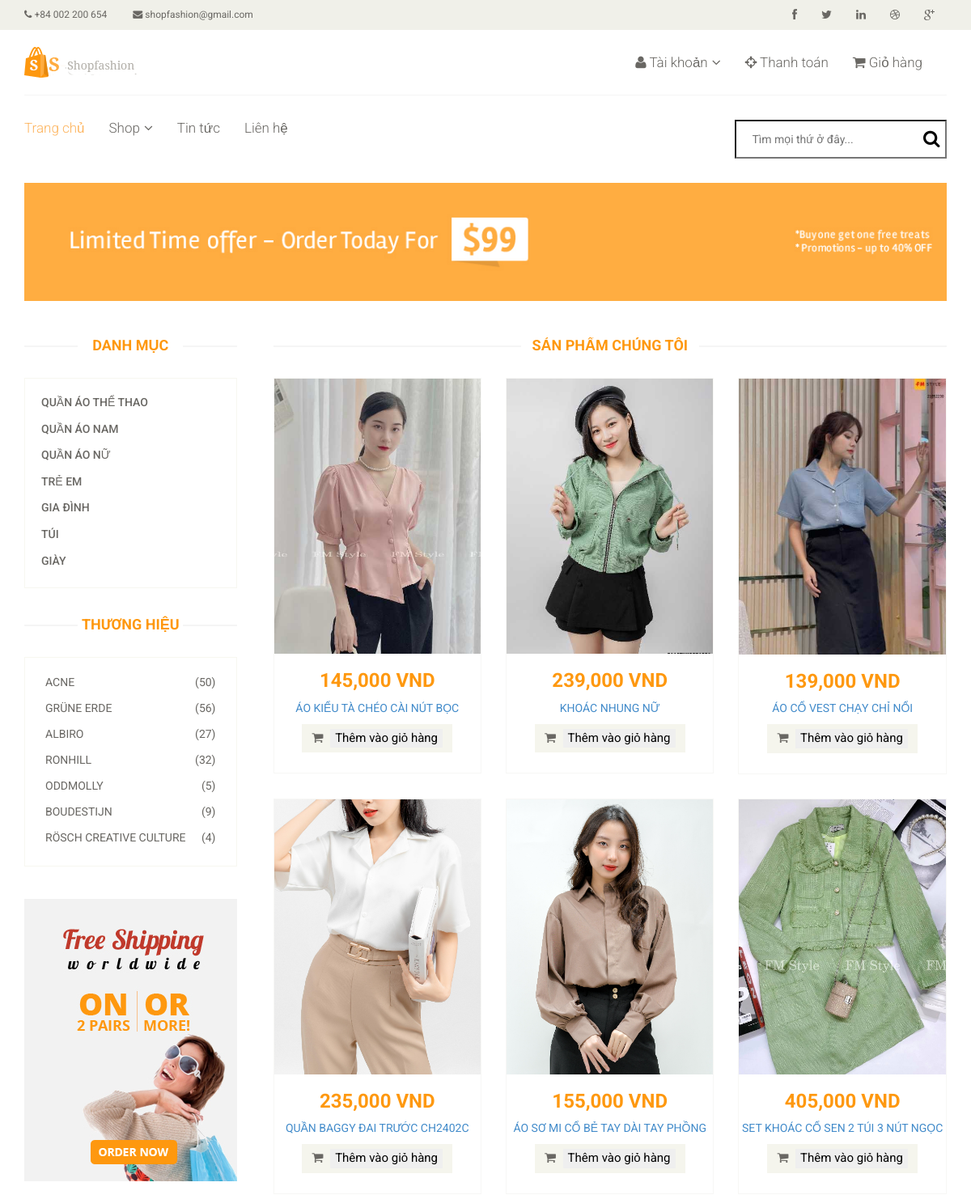
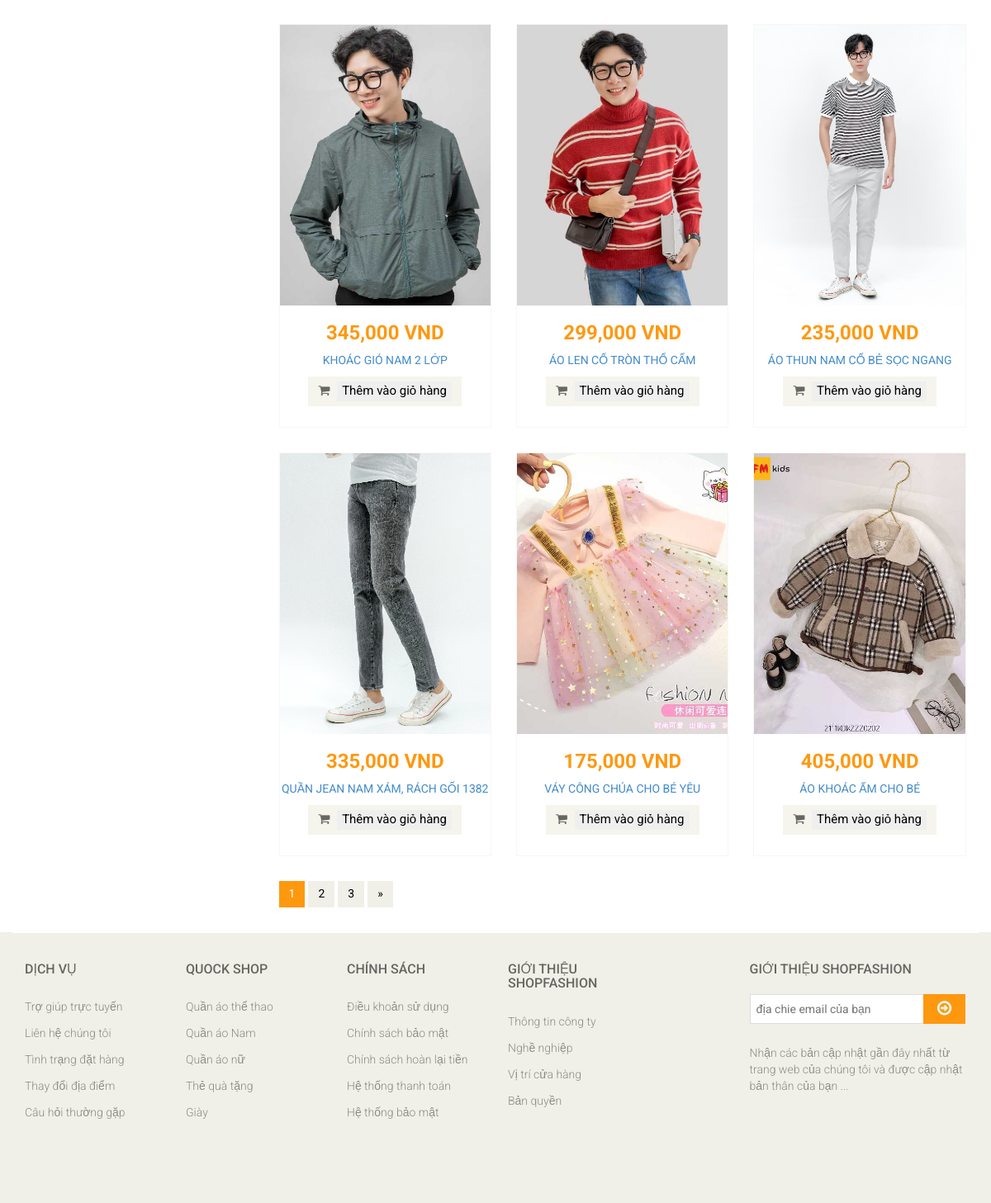
Screenshot of /index.php?act=shop with the database file from the repository (2 pictures, top to bottom).
### tables this page shows
CREATE TABLE `product` (
  `id` int(11) NOT NULL,
  `category_id` int(11) DEFAULT NULL,
  `title` varchar(250) DEFAULT NULL,
  `price` int(11) DEFAULT NULL,
  `discount` int(11) DEFAULT NULL,
  `img` varchar(500) DEFAULT NULL,
  `mota` longtext DEFAULT NULL,
  `created_at` varchar(50) DEFAULT NULL,
  `updated_at` varchar(50) DEFAULT NULL
);

### model/pdo.php (called while the page is built, shortened)
<?php
function pdo_get_connection(){
    $dburl = "mysql:host=localhost;dbname=webbanhang;charset=utf8";
    $username = 'root';
    $password = '';
    $conn = new PDO($dburl, $username, $password);
    $conn->setAttribute(PDO::ATTR_ERRMODE, PDO::ERRMODE_EXCEPTION);
    return $conn;
}
function pdo_query($sql){
    $sql_args = array_slice(func_get_args(), 1);
    try{
        $conn = pdo_get_connection();
        $stmt = $conn->prepare($sql);
        $stmt->execute($sql_args);
        $rows = $stmt->fetchAll();
        return $rows;
    }
    catch(PDOException $e){
        throw $e;
    }
    finally{
        unset($conn);
    }
}

### model/sanpham.php (called while the page is built, shortened)
<?php
 function loadall_sanpham_home(){
     $sql="select * from product where 1 order by id desc limit 0,9 ";
     $listsp=pdo_query($sql);
     return $listsp;
 }
function loadall_sanpham(){
    $sql="select * from product ";
    $listsp=pdo_query($sql);
    return $listsp;
}
?>

### model/global.php (called while the page is built)
<?php
    $img_path = 'upload/';
?>

### view/shop.php (the view, shortened to what this page needs)
<section id="advertisement">
	<div class="container">
		<img src="images/shop/advertisement.jpg" alt="" />
	</div>
</section>
<section>
	<div class="container">
		<div class="row">
			<div class="col-sm-3">
				<div class="left-sidebar">
					<h2>Danh mục</h2>
					<div class="panel-group category-products" id="accordian">
                           <div class="panel panel-default">
                               <div class="panel-heading">
                                   <h4 class="panel-title"><a href="#">Quần áo thể thao</a></h4>
                               </div>
                           </div>
                           <div class="panel panel-default">
                               <div class="panel-heading">
                                   <h4 class="panel-title"><a href="#">Quần áo nam</a></h4>
                               </div>
                           </div>
                           <div class="panel panel-default">
                               <div class="panel-heading">
                                   <h4 class="panel-title"><a href="#">Quần áo nữ</a></h4>
                               </div>
                           </div>
                           <div class="panel panel-default">
                               <div class="panel-heading">
                                   <h4 class="panel-title"><a href="#">Trẻ em</a></h4>
                               </div>
                           </div>
                           <div class="panel panel-default">
                               <div class="panel-heading">
                                   <h4 class="panel-title"><a href="#">Gia đình</a></h4>
                               </div>
                           </div>
                           <div class="panel panel-default">
                               <div class="panel-heading">
                                   <h4 class="panel-title"><a href="#">Túi</a></h4>
                               </div>
                           </div>
                           <div class="panel panel-default">
                               <div class="panel-heading">
                                   <h4 class="panel-title"><a href="#">Giày </a></h4>
                               </div>
                           </div>
                       </div>
					<div class="brands_products">
						<h2>Thương hiệu</h2>
						<div class="brands-name">
							<ul class="nav nav-pills nav-stacked">
								<li><a href=""> <span class="pull-right">(50)</span>Acne</a></li>
								<li><a href=""> <span class="pull-right">(56)</span>Grüne Erde</a></li>
								<li><a href=""> <span class="pull-right">(27)</span>Albiro</a></li>
								<li><a href=""> <span class="pull-right">(32)</span>Ronhill</a></li>
								<li><a href=""> <span class="pull-right">(5)</span>Oddmolly</a></li>
								<li><a href=""> <span class="pull-right">(9)</span>Boudestijn</a></li>
								<li><a href=""> <span class="pull-right">(4)</span>Rösch creative culture</a></li>
							</ul>
						</div>
					</div>
					<div class="shipping text-center">
						<img src="images/home/shipping.jpg" alt="" />
					</div>
				</div>
			</div>
			<div class="col-sm-9 padding-right">
			<div class="features_items">
                       <h2 class="title text-center">Sản phẩm  chúng tôi</h2>
                       <?php
                           foreach ($spnew as $shopsanpham) {
                               extract($shopsanpham);
                               $hinh=$img_path.$img;
                               $linksp='index.php?act=sanphamct&id='.$id;
                       ?>
                       <div class="col-sm-4">
                           <div class="product-image-wrapper">
                               <div class="single-products">
                                   <div class="productinfo text-center">
                                       <img src="<?php echo $hinh?>" alt="">
                                       <h2><?php echo number_format("$price").""?> VND</h2>
                                       <p><a href="<?php echo $linksp?>"><?php echo $title?></a></p>
                                       <?php
                                           echo '
                                           <form action="index.php?act=addcart" method="post">
                                               <input type="hidden"  name="id" value="'.$id.'">
                                               <input type="hidden" name="tensp" value="'.$title.'">
                                               <input type="hidden" name="img" value="'.$img.'">
                                               <input type="hidden" name="giasp" value="'.$price.'">
                                               <a href="#" class="btn btn-default add-to-cart">
                                                   <i class="fa fa-shopping-cart"></i>
                                                   <input style="border-style: hidden;" type="submit" name="addcart"  value="Thêm vào giỏ hàng">
                                               </a>
                                           </form>
                                           ';
                                       ?>
                                   </div>
                               </div>
                           </div>
                       </div>
                       <?php
                            }
                       ?>
                   </div>
				<ul class="pagination">
						<li class="active"><a href="">1</a></li>
						<li><a href="">2</a></li>
						<li><a href="">3</a></li>
						<li><a href="">&raquo;</a></li>
					</ul>
			</div>
		</div>
	</div>
</section>

### css/main.css (style rules this page uses)
body { font-family: 'Roboto', sans-serif; position: relative; font-weight: 400px; color: #000; }
ul li { list-style: none; }
a { -webkit-transition: 300ms; -moz-transition: 300ms; -o-transition: 300ms; transition: 300ms; }
h1, h2, h3, h4, h5, h6 { font-family: 'Roboto', sans-serif; }
.category-products { border: 1px solid #F7F7F0; margin-bottom: 35px; padding-bottom: 20px; padding-top: 15px; }
.left-sidebar h2, .brands_products h2 { color: #FE980F; font-family: 'Roboto', sans-serif; font-size: 18px; font-weight: 700; margin: 0 auto 30px; text-align: center; text-transform: uppercase; position: relative; z-index: 3; }
.left-sidebar h2:after, h2.title:after { content: " "; position: absolute; border: 1px solid #f5f5f5; bottom: 8px; left: 0; width: 100%; height: 0; z-index: -2; }
.left-sidebar h2:before { content: " "; position: absolute; background: #fff; bottom: -6px; width: 130px; height: 30px; z-index: -1; left: 50%; margin-left: -65px; }
h2.title:before { content: " "; position: absolute; background: #fff; bottom: -6px; width: 220px; height: 30px; z-index: -1; left: 50%; margin-left: -110px; }
.category-products .panel { background-color: #FFFFFF; border: 0px; border-radius: 0px; box-shadow: none; margin-bottom: 0px; }
.category-products .panel-default .panel-heading { background-color: #FFFFFF; border: 0 none; color: #FFFFFF; padding: 5px 20px; }
.category-products .panel-default .panel-heading .panel-title a { color: #696763; font-family: 'Roboto', sans-serif; font-size: 14px; text-decoration: none; text-transform: uppercase; }
.brands-name { border: 1px solid #F7F7F0; padding-bottom: 20px; padding-top: 15px; }
.brands-name .nav-stacked li a { background-color: #FFFFFF; color: #696763; font-family: 'Roboto', sans-serif; font-size: 14px; padding: 5px 25px; text-decoration: none; text-transform: uppercase; }
.shipping { background-color: #F2F2F2; margin-top: 40px; overflow: hidden; padding-top: 20px; position: relative; }
.padding-right { padding-right: 0; }
.features_items { overflow: hidden; }
h2.title { color: #FE980F; font-family: 'Roboto', sans-serif; font-size: 18px; font-weight: 700; margin: 0 15px; text-transform: uppercase; margin-bottom: 30px; position: relative; }
.product-image-wrapper { border: 1px solid #F7F7F5; overflow: hidden; margin-bottom: 30px; }
.single-products { position: relative; }
.productinfo h2 { color: #FE980F; font-family: 'Roboto', sans-serif; font-size: 24px; font-weight: 700; }
.productinfo p { font-family: 'Roboto', sans-serif; font-size: 14px; font-weight: 400; color: #696763; }
.productinfo img { width: 100%; }
.productinfo { position: relative; }
.add-to-cart { background: #F5F5ED; border: 0 none; border-radius: 0; color: #696763; font-family: 'Roboto', sans-serif; font-size: 15px; margin-bottom: 25px; }
.add-to-cart i { margin-right: 5px; }
#advertisement { padding-bottom: 45px; }
#advertisement img { width: 100%; }
.pagination { display: inline-block; margin-bottom: 25px; margin-top: 0; padding-left: 15px; }
.pagination li:first-child a, .pagination li:first-child span { border-bottom-left-radius: 0; border-top-left-radius: 0; margin-left: 0; }
.pagination li:last-child a, .pagination li:last-child span { border-bottom-right-radius: 0; border-top-right-radius: 0; }
.pagination .active a, .pagination .active span, .pagination .active a:hover, .pagination .active span:hover, .pagination .active a:focus, .pagination .active span:focus { background-color: #FE980F; border-color: #FE980F; color: #FFFFFF; cursor: default; z-index: 2; }
.pagination li a, .pagination li span { background-color: #f0f0e9; border: 0; float: left; line-height: 1.42857; margin-left: -1px; padding: 6px 12px; position: relative; text-decoration: none; margin-right: 5px; color: #000; }

### view/header.php (style rules this page uses)
body { color: black; }

### rows the page displays
product: img (picture), price "145,000", title "ÁO KIỂU TÀ CHÉO CÀI NÚT BỌC"
product: img (picture), price "239,000", title "KHOÁC NHUNG NỮ"
product: img (picture), price "139,000", title "ÁO CỔ VEST CHẠY CHỈ NỔI"
product: img (picture), price "235,000", title "QUẦN BAGGY ĐAI TRƯỚC CH2402C"
product: img (picture), price "155,000", title "ÁO SƠ MI CỔ BẺ TAY DÀI TAY PHỒNG"
product: img (picture), price "405,000", title "SET KHOÁC CỔ SEN 2 TÚI 3 NÚT NGỌC"
product: img (picture), price "345,000", title "KHOÁC GIÓ NAM 2 LỚP"
product: img (picture), price "299,000", title "ÁO LEN CỔ TRÒN THỔ CẨM"
product: img (picture), price "235,000", title "ÁO THUN NAM CỔ BẺ SỌC NGANG"
product: img (picture), price "335,000", title "QUẦN JEAN NAM XÁM, RÁCH GỐI 1382"
product: img (picture), price "175,000", title "VÁY CÔNG CHÚA CHO BÉ YÊU"
product: img (picture), price "405,000", title "ÁO KHOÁC ẤM CHO BÉ"
